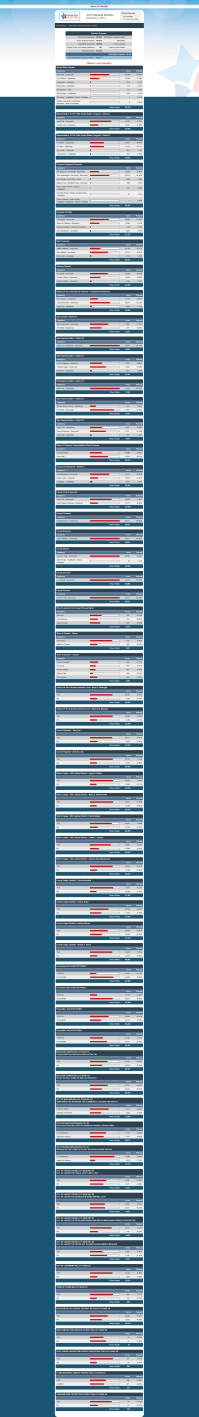
#> input picture data/original/boulder-county/vote-counting/2014G/2014 General (1).jpeg, 1788 x 12752 px (shown at 1/9 size)
$ python -i vote_counting_tiles.py   (imports and definitions only)
#> lines starting #> are read from the running program, lines starting #| are printed output that depends on the picture
#> in to_tiled_pdf, im is the input picture: PIL image 1788x12752 RGB; mean R, G, B 89, 125.8, 147.7
"""
Slice a full-page results screenshot into a multi-page PDF for OCR.

The election-night screenshots are 9,000-21,000 px tall; Datalab rejects images
taller than 15,000 px and down-samples tall pages. We cut each screenshot into
pages of at most `MAX_TILE_HEIGHT` px, always cutting through the white gap
*between* contest cards so no results table is ever split across pages.

The gap detector looks at a band through the middle of the page (always inside
the results card, whatever the page width) and finds runs of rows that are
entirely white. Table rows alternate grey / off-white and never read as pure
white, so a run of >= `MIN_GAP_ROWS` white rows is a between-card gap.
"""

from __future__ import annotations

import io
from pathlib import Path

import numpy as np
from PIL import Image

Image.MAX_IMAGE_PIXELS = None  # screenshots are large but trusted, local files

MAX_TILE_HEIGHT = 3600
MIN_GAP_ROWS = 18
WHITE_THRESHOLD = 248  # min(R, G, B) at or above this counts as white
BAND = (0.33, 0.67)  # fraction of page width sampled for gap detection


def gap_midpoints(im: Image.Image) -> list[int]:
    """Return the y-coordinate of the middle of every between-card white gap."""
    arr = np.asarray(im.convert("RGB"))
    x0, x1 = int(arr.shape[1] * BAND[0]), int(arr.shape[1] * BAND[1])
#> x0 = 590; x1 = 1197
    band = arr[:, x0:x1]
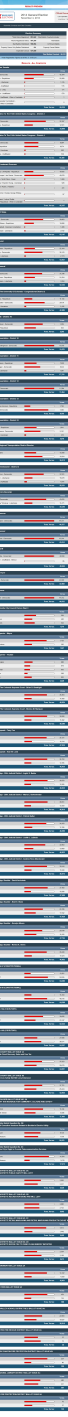
#> band: shape (12752, 607, 3) (shown at 1/9 size); mean R, G, B 148.4, 160.6, 172.1
    is_white = (band.min(axis=2) >= WHITE_THRESHOLD).mean(axis=1) > 0.995

    mids: list[int] = []
    start: int | None = None
    for y, white in enumerate(is_white):
        if white and start is None:
            start = y
        elif not white and start is not None:
            if y - start >= MIN_GAP_ROWS:
                mids.append((start + y) // 2)
            start = None
#> this loop made 12752 passes
#> white on passes 1 to 12: False, False, False, False, False, False, False, False, False, False, False, False
#> after the loop, mids = 59 values from 267 to 12520; start = 12701
    return mids


def cut_points(height: int, gaps: list[int], max_tile: int = MAX_TILE_HEIGHT) -> list[int]:
    """Greedy cut list [0, ..., height]: each tile is as tall as possible
    without exceeding `max_tile`, cutting only at gap midpoints. If a single
    card is taller than `max_tile` (no gap available), cut at the next gap."""
#> called with height = 12752, max_tile = 3600
    cuts = [0]
#> cuts = [0]
    while height - cuts[-1] > max_tile:
        top = cuts[-1]
        candidates = [g for g in gaps if top < g <= top + max_tile]
        if candidates:
            cuts.append(candidates[-1])
            continue
        later = [g for g in gaps if g > top]
        if not later:
            break
        cuts.append(later[0])
#> this loop made 3 passes
#> top on passes 1 to 3: 0, 3559, 7123
#> after the loop, cuts = [0, 3559, 7123, 10721]
    cuts.append(height)
    return cuts


def to_tiled_pdf(path: Path) -> tuple[bytes, list[int]]:
    """Return (pdf_bytes, cut_points) for one screenshot."""
    im = Image.open(path).convert("RGB")
    cuts = cut_points(im.height, gap_midpoints(im))
#> cuts = [0, 3559, 7123, 10721, 12752]
    pages = [
        im.crop((0, top, im.width, bottom)) for top, bottom in zip(cuts, cuts[1:], strict=False)
    ]
#> pages = 4 items
    buf = io.BytesIO()
    pages[0].save(buf, format="PDF", save_all=True, append_images=pages[1:], resolution=150)
    return buf.getvalue(), cuts

>>> result = to_tiled_pdf('../data/original/boulder-county/vote-counting/2014G/2014 General (1).jpeg')
